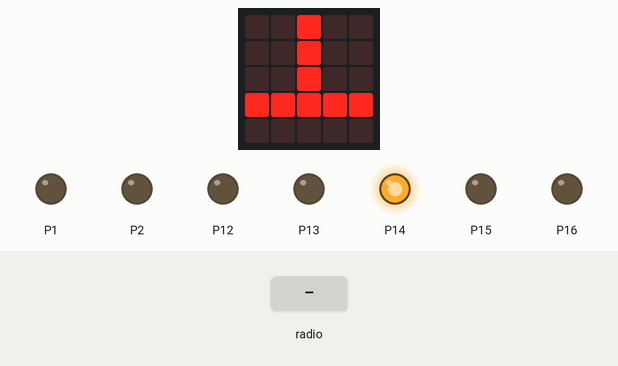
A program run on a simulated BBC micro:bit (MakeCode). On the bench: the board's 5×5 LED display, output pins drawn as LEDs (lit = HIGH). The inputs (shaded band) are chosen by the test bench.

Above: at 1.6 s.
1.7 s: radio message "0" arrives
At 2.3 s:
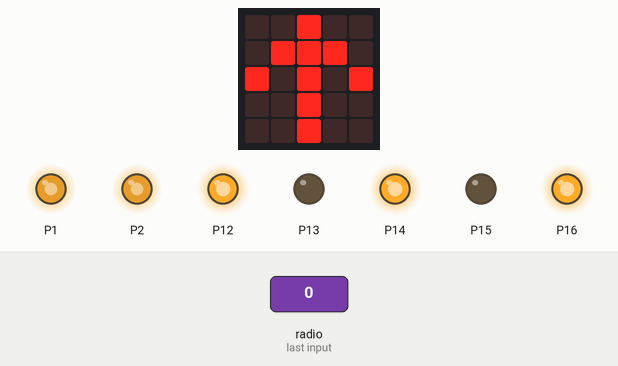
3.2 s: radio message "1" arrives
At 4.4 s:
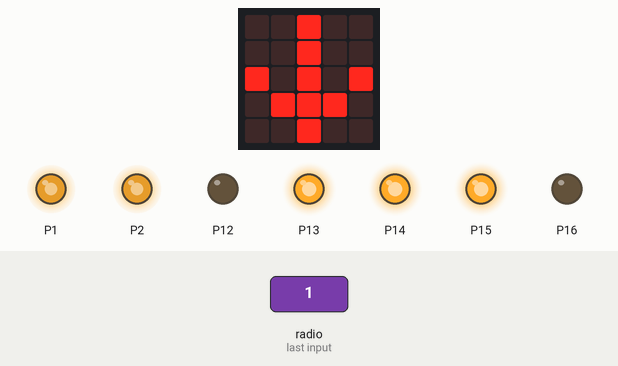
4.7 s: radio message "2" arrives
At 5.8 s:
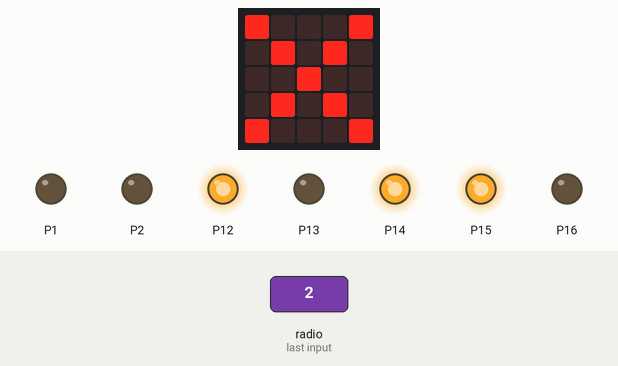
6.2 s: radio message "3" arrives
At 6.9 s:
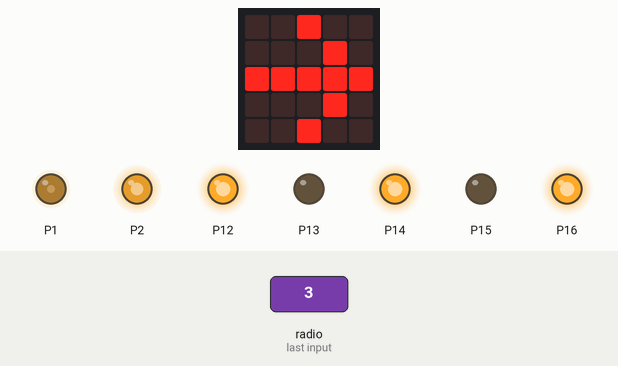
7.7 s: radio message "4" arrives
At 8.1 s:
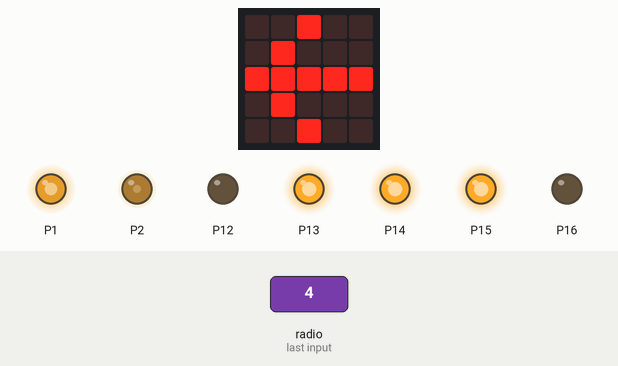
9.2 s: radio message "5" arrives
At 10.4 s:
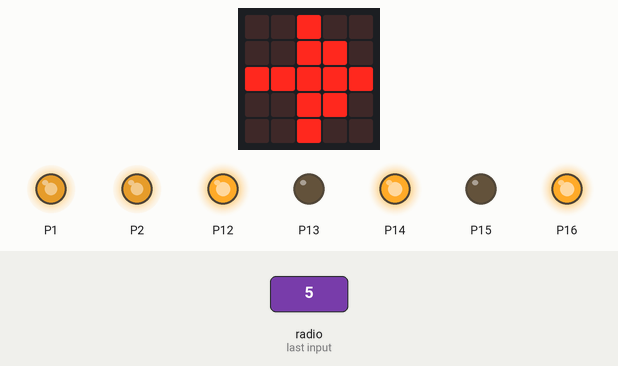
Timing chart, 0 to 11.7 s (numbered marks = the images above; inputs shaded):
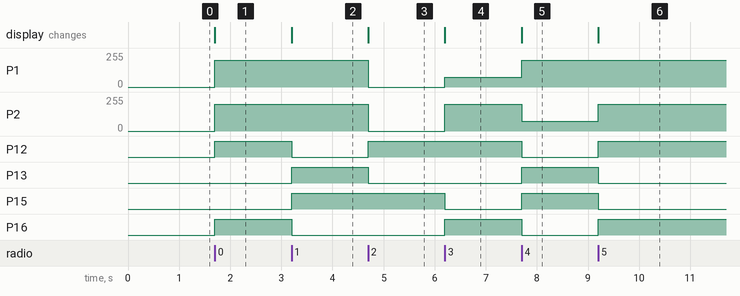

The program:

main.ts
```typescript
function 쫘회전 () {
    pins.analogWritePin(AnalogPin.P1, 800)
    pins.digitalWritePin(DigitalPin.P12, 0)
    pins.digitalWritePin(DigitalPin.P13, 1)
    pins.analogWritePin(AnalogPin.P2, 300)
    pins.digitalWritePin(DigitalPin.P15, 1)
    pins.digitalWritePin(DigitalPin.P16, 0)
    control.waitMicros(500)
}
function 고속쫘회전2 () {
    pins.analogWritePin(AnalogPin.P1, 800)
    pins.digitalWritePin(DigitalPin.P12, 0)
    pins.digitalWritePin(DigitalPin.P13, 1)
    pins.analogWritePin(AnalogPin.P2, 800)
    pins.digitalWritePin(DigitalPin.P15, 1)
    pins.digitalWritePin(DigitalPin.P16, 0)
    control.waitMicros(500)
}
radio.onReceivedNumberDeprecated(function (receivedNumber) {
    if (receivedNumber == 0) {
        젅니()
        basic.showLeds(`
            . . # . .
            . # # # .
            # . # . #
            . . # . .
            . . # . .
            `)
    } else if (receivedNumber == 1) {
        훚니()
        basic.showLeds(`
            . . # . .
            . . # . .
            # . # . #
            . # # # .
            . . # . .
            `)
    } else if (receivedNumber == 2) {
        젓지()
        basic.showLeds(`
            # . . . #
            . # . # .
            . . # . .
            . # . # .
            # . . . #
            `)
    } else if (receivedNumber == 3) {
        웃회전()
        basic.showLeds(`
            . . # . .
            . . . # .
            # # # # #
            . . . # .
            . . # . .
            `)
    } else if (receivedNumber == 4) {
        쫘회전()
        basic.showLeds(`
            . . # . .
            . # . . .
            # # # # #
            . # . . .
            . . # . .
            `)
    } else if (receivedNumber == 5) {
        고속웃회전()
        basic.showLeds(`
            . . # . .
            . . # # .
            # # # # #
            . . # # .
            . . # . .
            `)
    } else if (receivedNumber == 6) {
        고속쫘회전2()
        basic.showLeds(`
            . . # . .
            . # # . .
            # # # # #
            . # # . .
            . . # . .
            `)
    }
})
function 훚니 () {
    pins.analogWritePin(AnalogPin.P1, 800)
    pins.digitalWritePin(DigitalPin.P12, 0)
    pins.digitalWritePin(DigitalPin.P13, 1)
    pins.analogWritePin(AnalogPin.P2, 800)
    pins.digitalWritePin(DigitalPin.P15, 1)
    pins.digitalWritePin(DigitalPin.P16, 0)
    control.waitMicros(500)
}
function 웃회전 () {
    pins.analogWritePin(AnalogPin.P1, 300)
    pins.digitalWritePin(DigitalPin.P12, 1)
    pins.digitalWritePin(DigitalPin.P13, 0)
    pins.analogWritePin(AnalogPin.P2, 800)
    pins.digitalWritePin(DigitalPin.P15, 0)
    pins.digitalWritePin(DigitalPin.P16, 1)
    control.waitMicros(500)
}
function 젅니 () {
    pins.analogWritePin(AnalogPin.P1, 800)
    pins.digitalWritePin(DigitalPin.P12, 1)
    pins.digitalWritePin(DigitalPin.P13, 0)
    pins.analogWritePin(AnalogPin.P2, 800)
    pins.digitalWritePin(DigitalPin.P15, 0)
    pins.digitalWritePin(DigitalPin.P16, 1)
    control.waitMicros(500)
}
function 고속웃회전 () {
    pins.analogWritePin(AnalogPin.P1, 800)
    pins.digitalWritePin(DigitalPin.P12, 1)
    pins.digitalWritePin(DigitalPin.P13, 0)
    pins.analogWritePin(AnalogPin.P2, 800)
    pins.digitalWritePin(DigitalPin.P15, 0)
    pins.digitalWritePin(DigitalPin.P16, 1)
    control.waitMicros(500)
}
function 젓지 () {
    pins.analogWritePin(AnalogPin.P1, 0)
    pins.digitalWritePin(DigitalPin.P12, 1)
    pins.digitalWritePin(DigitalPin.P13, 0)
    pins.analogWritePin(AnalogPin.P2, 0)
    pins.digitalWritePin(DigitalPin.P15, 1)
    pins.digitalWritePin(DigitalPin.P16, 0)
    control.waitMicros(500)
}
radio.setGroup(122)
pins.digitalWritePin(DigitalPin.P1, 0)
pins.digitalWritePin(DigitalPin.P2, 0)
pins.digitalWritePin(DigitalPin.P12, 0)
pins.digitalWritePin(DigitalPin.P13, 0)
pins.digitalWritePin(DigitalPin.P14, 1)
basic.showLeds(`
    . . # . .
    . . # . .
    . . # . .
    # # # # #
    . . . . .
    `)
```

test.ts
```typescript
// 테스트는 여기로 이동합니다; 이 패키지가 확장으로 사용될 때 컴파일되지 않을 것 입니다.
```

Measured:
- after the input at 1.7 s, P1, P2: 0/255 → 199/255 at once; P12, P16: LOW → HIGH at once; the display: changes at once (image 1)
- after the input at 3.2 s, P12, P16: HIGH → LOW at once; P13, P15: LOW → HIGH at once; the display: changes at once (image 2)
- after the input at 4.7 s, P1, P2: 199/255 → 0/255 at once; P12: LOW → HIGH at once; P13: HIGH → LOW at once; the display: changes at once (image 3)
- after the input at 6.2 s, P1: 0/255 → 75/255 at once; P2: 0/255 → 199/255 at once; P15: HIGH → LOW at once; P16: LOW → HIGH at once; the display: changes at once (image 4)
- after the input at 7.7 s, P1: 75/255 → 199/255 at once; P2: 199/255 → 75/255 at once; P12, P16: HIGH → LOW at once; P13, P15: LOW → HIGH at once; the display: changes at once (image 5)
- after the input at 9.2 s, P2: 75/255 → 199/255 at once; P12, P16: LOW → HIGH at once; P13, P15: HIGH → LOW at once; the display: changes at once (image 6)
